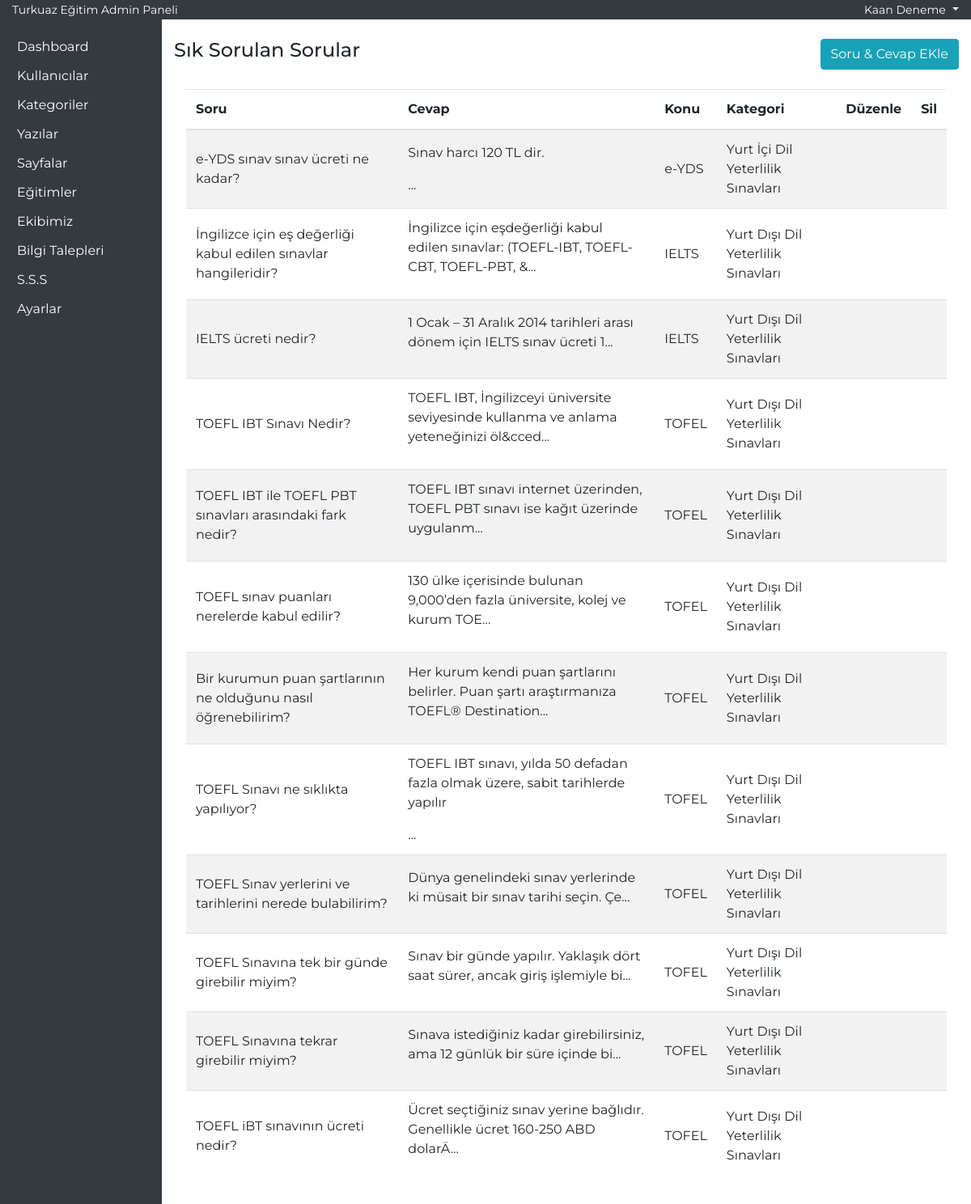
/admin-yntm/sss.php (signed in), run on the app's committed database.
### tables this page shows
CREATE TABLE IF NOT EXISTS `sss` (
  `id` int NOT NULL AUTO_INCREMENT,
  `soru` text NOT NULL,
  `cevap` varchar(5000) NOT NULL,
  `konu` text NOT NULL,
  `kategori` text NOT NULL,
  PRIMARY KEY (`id`)
);

### admin-yntm/sss.php (the view, shortened to what this page needs)
<?php require_once('header.php'); ?>
<div class="row">
    <div class="col-md-6">
        <h4>Sık Sorulan Sorular</h4>
    </div>
    <div class="col-md-6 text-right">
        <button type="button" class="btn btn-info" data-toggle="modal" data-target="#soruEkle">
            Soru & Cevap EKle
        </button>
    </div>
</div>
<section id="sssList" class="mt-4">
    <div class="container-fluid">
        <div class="row">
            <div class="col-12">
                <table class="table table-striped">
                    <thead>
                        <tr>
                            <th>Soru</th>
                            <th>Cevap</th>
                            <th>Konu</th>
                            <th>Kategori</th>
                            <th>Düzenle</th>
                            <th>Sil</th>
                        </tr>
                    </thead>
                    <tbody>
                        <?php
                        $sssList = $db->prepare('select * from sss order by konu asc');
                        $sssList->execute();
                        if ($sssList->rowCount()) {
                            foreach ($sssList as $sssListSatir) {
                        ?>
                                <tr>
                                    <td><?php echo $sssListSatir['soru']; ?></td>
                                    <td><?php echo substr($sssListSatir['cevap'],0,100); ?>...</td>
                                    <td><?php echo $sssListSatir['konu']; ?></td>
                                    <td><?php echo $sssListSatir['kategori']; ?></td>
                                    <td></td>
                                    <td></td>
                                </tr>
                        <?php
                            }
                        }
                        ?>
                    </tbody>
                </table>
            </div>
        </div>
    </div>
</section>
<?php require_once('footer.php'); ?>

### css/style.css (style rules this page uses)
* { font-family: 'Montserrat', sans-serif; text-decoration: none !important; }
td { vertical-align: middle !important; }

### data on the page
sss: soru "e-YDS sınav sınav ücreti ne kadar?", cevap "Sınav harcı 120 TL dir.", konu "e-YDS", kategori "Yurt İçi Dil Yeterlilik Sınavları"
sss: soru "İngilizce için eş değerliği kabul edilen sınavlar hangileridir?", cevap "İngilizce için eşdeğerliği kabul edilen sınavlar: (TOEFL-IBT, TOEFL-CBT, TOEFL-PBT, &", konu "IELTS", kategori "Yurt Dışı Dil Yeterlilik Sınavları"
sss: soru "IELTS ücreti nedir?", cevap "1 Ocak – 31 Aralık 2014 tarihleri arası dönem için IELTS sınav ücreti 1", konu "IELTS", kategori "Yurt Dışı Dil Yeterlilik Sınavları"
sss: soru "TOEFL IBT Sınavı Nedir?", cevap "TOEFL IBT, İngilizceyi üniversite seviyesinde kullanma ve anlama yeteneğinizi öl&cced", konu "TOFEL", kategori "Yurt Dışı Dil Yeterlilik Sınavları"
sss: soru "TOEFL IBT ile TOEFL PBT sınavları arasındaki fark nedir?", cevap "TOEFL IBT sınavı internet üzerinden, TOEFL PBT sınavı ise kağıt üzerinde uygulanm", konu "TOFEL", kategori "Yurt Dışı Dil Yeterlilik Sınavları"
sss: soru "TOEFL sınav puanları nerelerde kabul edilir?", cevap "130 ülke içerisinde bulunan 9,000’den fazla üniversite, kolej ve kurum TOE", konu "TOFEL", kategori "Yurt Dışı Dil Yeterlilik Sınavları"
sss: soru "Bir kurumun puan şartlarının ne olduğunu nasıl öğrenebilirim?", cevap "Her kurum kendi puan şartlarını belirler. Puan şartı araştırmanıza TOEFL® Destination", konu "TOFEL", kategori "Yurt Dışı Dil Yeterlilik Sınavları"
sss: soru "TOEFL Sınavı ne sıklıkta yapılıyor?", cevap "TOEFL IBT sınavı, yılda 50 defadan fazla olmak üzere, sabit tarihlerde yapılır", konu "TOFEL", kategori "Yurt Dışı Dil Yeterlilik Sınavları"
sss: soru "TOEFL Sınav yerlerini ve tarihlerini nerede bulabilirim?", cevap "Dünya genelindeki sınav yerlerinde ki müsait bir sınav tarihi seçin. Çe", konu "TOFEL", kategori "Yurt Dışı Dil Yeterlilik Sınavları"
sss: soru "TOEFL Sınavına tek bir günde girebilir miyim?", cevap "Sınav bir günde yapılır. Yaklaşık dört saat sürer, ancak giriş işlemiyle bi", konu "TOFEL", kategori "Yurt Dışı Dil Yeterlilik Sınavları"
sss: soru "TOEFL Sınavına tekrar girebilir miyim?", cevap "Sınava istediğiniz kadar girebilirsiniz, ama 12 günlük bir süre içinde bi", konu "TOFEL", kategori "Yurt Dışı Dil Yeterlilik Sınavları"
sss: soru "TOEFL iBT sınavının ücreti nedir?", cevap "Ücret seçtiğiniz sınav yerine bağlıdır. Genellikle ücret 160-250 ABD dolarÄ", konu "TOFEL", kategori "Yurt Dışı Dil Yeterlilik Sınavları"

### other printed values
$_SESSION['user']['adi'] "Kaan Deneme"
